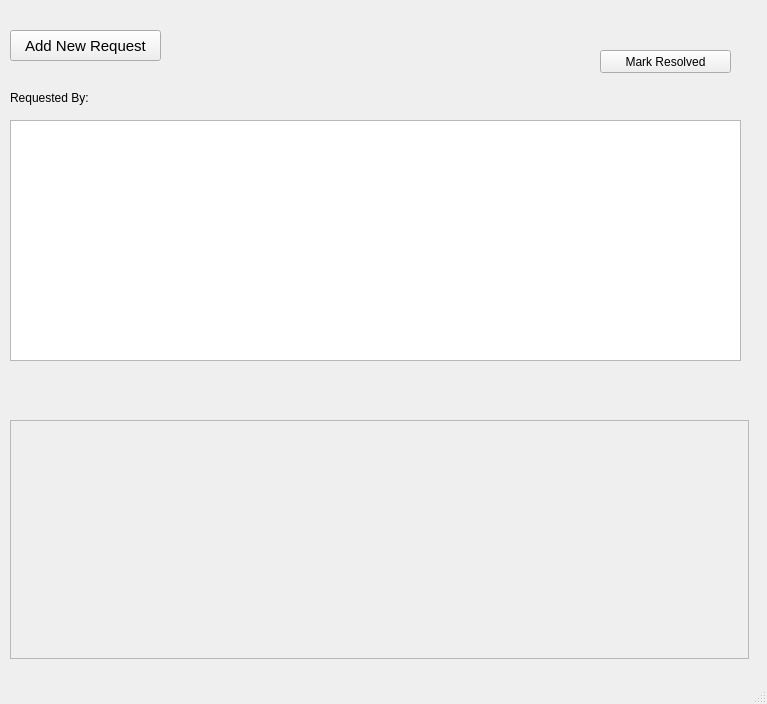
<?xml version="1.0" encoding="UTF-8"?>
<ui version="4.0">
 <class>MainWindow</class>
 <widget class="QMainWindow" name="MainWindow">
  <property name="geometry">
   <rect>
    <x>0</x>
    <y>0</y>
    <width>767</width>
    <height>704</height>
   </rect>
  </property>
  <property name="windowTitle">
   <string>Request Details</string>
  </property>
  <widget class="QWidget" name="centralwidget">
   <widget class="QPushButton" name="requestButton">
    <property name="geometry">
     <rect>
      <x>10</x>
      <y>30</y>
      <width>151</width>
      <height>31</height>
     </rect>
    </property>
    <property name="font">
     <font>
      <family>Segoe UI</family>
      <pointsize>11</pointsize>
      <weight>50</weight>
      <bold>false</bold>
     </font>
    </property>
    <property name="text">
     <string>Add New Request</string>
    </property>
   </widget>
   <widget class="QTextBrowser" name="desbox">
    <property name="geometry">
     <rect>
      <x>10</x>
      <y>120</y>
      <width>731</width>
      <height>241</height>
     </rect>
    </property>
   </widget>
   <widget class="QLabel" name="label">
    <property name="geometry">
     <rect>
      <x>10</x>
      <y>90</y>
      <width>91</width>
      <height>16</height>
     </rect>
    </property>
    <property name="text">
     <string>Requested By:</string>
    </property>
   </widget>
   <widget class="QLabel" name="Lerror">
    <property name="geometry">
     <rect>
      <x>70</x>
      <y>380</y>
      <width>291</width>
      <height>16</height>
     </rect>
    </property>
    <property name="text">
     <string/>
    </property>
    <property name="alignment">
     <set>Qt::AlignCenter</set>
    </property>
   </widget>
   <widget class="QScrollArea" name="scrollArea">
    <property name="geometry">
     <rect>
      <x>10</x>
      <y>420</y>
      <width>739</width>
      <height>239</height>
     </rect>
    </property>
    <property name="widgetResizable">
     <bool>true</bool>
    </property>
    <widget class="QWidget" name="scroll">
     <property name="geometry">
      <rect>
       <x>0</x>
       <y>0</y>
       <width>737</width>
       <height>237</height>
      </rect>
     </property>
     <widget class="QWidget" name="verticalLayoutWidget">
      <property name="geometry">
       <rect>
        <x>0</x>
        <y>0</y>
        <width>741</width>
        <height>241</height>
       </rect>
      </property>
      <layout class="QVBoxLayout" name="layout">
       <property name="spacing">
        <number>2</number>
       </property>
      </layout>
     </widget>
    </widget>
   </widget>
   <widget class="QLabel" name="Ltitle">
    <property name="geometry">
     <rect>
      <x>190</x>
      <y>50</y>
      <width>371</width>
      <height>51</height>
     </rect>
    </property>
    <property name="font">
     <font>
      <family>Segoe UI</family>
      <pointsize>15</pointsize>
      <weight>75</weight>
      <bold>true</bold>
     </font>
    </property>
    <property name="text">
     <string/>
    </property>
    <property name="alignment">
     <set>Qt::AlignCenter</set>
    </property>
   </widget>
   <widget class="QPushButton" name="Bresolve">
    <property name="geometry">
     <rect>
      <x>600</x>
      <y>50</y>
      <width>131</width>
      <height>23</height>
     </rect>
    </property>
    <property name="text">
     <string>Mark Resolved</string>
    </property>
   </widget>
  </widget>
  <widget class="QMenuBar" name="menubar">
   <property name="geometry">
    <rect>
     <x>0</x>
     <y>0</y>
     <width>767</width>
     <height>21</height>
    </rect>
   </property>
  </widget>
  <widget class="QStatusBar" name="statusbar"/>
 </widget>
 <resources/>
 <connections/>
</ui>
